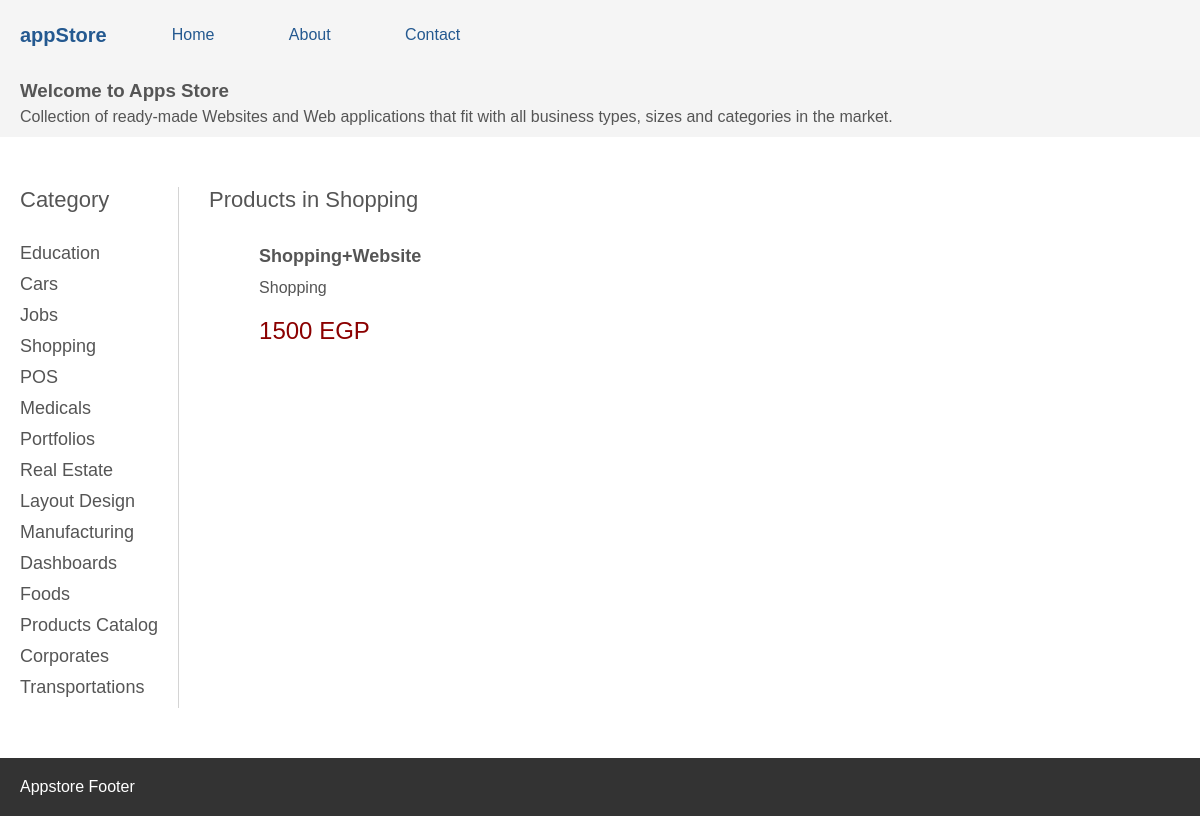
The page /category.php?category=Shopping on the database its author committed.
### tables this page shows
CREATE TABLE `products` (
  `id` int(6) NOT NULL,
  `image` varchar(101) NOT NULL,
  `title` varchar(101) NOT NULL,
  `description` varchar(181) DEFAULT NULL,
  `meta_description` varchar(101) NOT NULL,
  `meta_keywords` varchar(101) NOT NULL,
  `category` varchar(101) NOT NULL,
  `subcategory` varchar(101) NOT NULL,
  `subscription_fees` int(6) NOT NULL,
  `sell_price` int(6) NOT NULL,
  `product_link1` mediumtext NOT NULL,
  `product_link2` mediumtext NOT NULL,
  `product_source_link` text NOT NULL,
  `created_at` datetime NOT NULL DEFAULT current_timestamp(),
  `status` tinyint(1) NOT NULL DEFAULT 1
);

### functions.php (called while the page is built, shortened)
<?php
function dbConnect()
{
    $mysqli = new mysqli(SERVER, USERNAME, PASSWORD, DATABASE);
    if ($mysqli->connect_errno != 0) {
        return FALSE;
    } else {
        return $mysqli;
    }
}
function getCategories()
{
    $mysqli = dbConnect();
    $result = $mysqli->query("SELECT DISTINCT category FROM products");
    while ($row = $result->fetch_assoc()) {
        $categories[] = $row;
    }
    return $categories;
}
function getProductsByCategory($category)
{
    $mysqli = dbConnect();
    $smtp = $mysqli->prepare("SELECT * FROM products WHERE category=?");
    $smtp->bind_param("s", $category);
    $smtp->execute();
    $result = $smtp->get_result();
    $data = $result->fetch_all(MYSQLI_ASSOC);
    return $data;
}

### category.php (the view, shortened to what this page needs)
<?php require "functions.php" ?>
<?php
if (isset($_GET['category'])) {
    $cat = urldecode($_GET['category']);
}
?>
<!DOCTYPE html>
<html lang="en">
<head>
    <link rel="stylesheet" href="css/main.css">
</head>
<body>
    <?php include "incs/nav.php"; ?>
    <?php include "incs/header.php"; ?>
    <main>
        <div class="left">
            <div class="section-title">Category</div>
            <?php $categories = getCategories(); ?>
            <?php
            foreach ($categories as $category) {
            ?>
                <a href="category.php?category=<?php echo urlencode($category['category']); ?>">
                    <?php echo ucfirst($category['category']); ?>
                </a>
            <?php
            }
            ?>
        </div>
        <div class="right">
            <div class="section-title">Products in <?php echo ucfirst($cat); ?></div>
            <?php $products = getProductsByCategory($cat); ?>
            <div class="product">
                <?php
                foreach ($products as $product) {
                ?>
                    <div class="product-right">
                        <p class="title">
                            <a href="product.php?title=<?php echo $product['title'] ?>">
                                <?php echo urlencode($product['title']); ?>
                            </a>
                        </p>
                        <p class="description">
                            <?php echo $product['description'] ?>
                        </p>
                        <p class="price">
                            <?php echo $product['sell_price']; ?>
                            <span>EGP</span>
                        </p>
                    </div>
                <?php
                }
                ?>
            </div>
        </div>
    </main>
    <?php include "incs/footer.php"; ?>
</body>
</html>

### css/main.css (style rules this page uses)
* { margin: 0; padding: 0; box-sizing: border-box; }
body { font-family: sans-serif; min-height: 100%; color: #555; }
main { padding: 20px; display: grid; grid-template-columns: auto 1fr; grid-column-gap: 30px; margin-top: 30px; margin-bottom: 30px; }
main .section-title { font-size: 22px; margin-bottom: 30px; }
main .left { border-right: thin solid #d4d4d4; padding-right: 20px; }
main .left a { display: block; text-decoration: none; color: #555; font-size: 18px; margin-bottom: 10px; }
main .right .product { display: grid; grid-template-columns: auto 1fr; grid-column-gap: 50px; grid-row-gap: 50px; }
main .right .title a { font-weight: bold; font-size: 18px; text-decoration: none; color: #555; line-height: 26px; }
main .right .description { margin-top: 10px; }
main .right .price { font-size: 24px; margin-top: 20px; color: darkred; }

### rows shown on the page
products: title "Shopping+Website", description "Shopping", sell_price "1500"

### other values the page prints
$category['category'] "Education"
$category['category'] "Cars"
$category['category'] "Jobs"
$category['category'] "Shopping"
$category['category'] "POS"
$category['category'] "Medicals"
$category['category'] "Portfolios"
$category['category'] "Real Estate"
$category['category'] "Layout Design"
$category['category'] "Manufacturing"
$category['category'] "Dashboards"
$category['category'] "Foods"
$category['category'] "Products Catalog"
$category['category'] "Corporates"
$category['category'] "Transportations"
